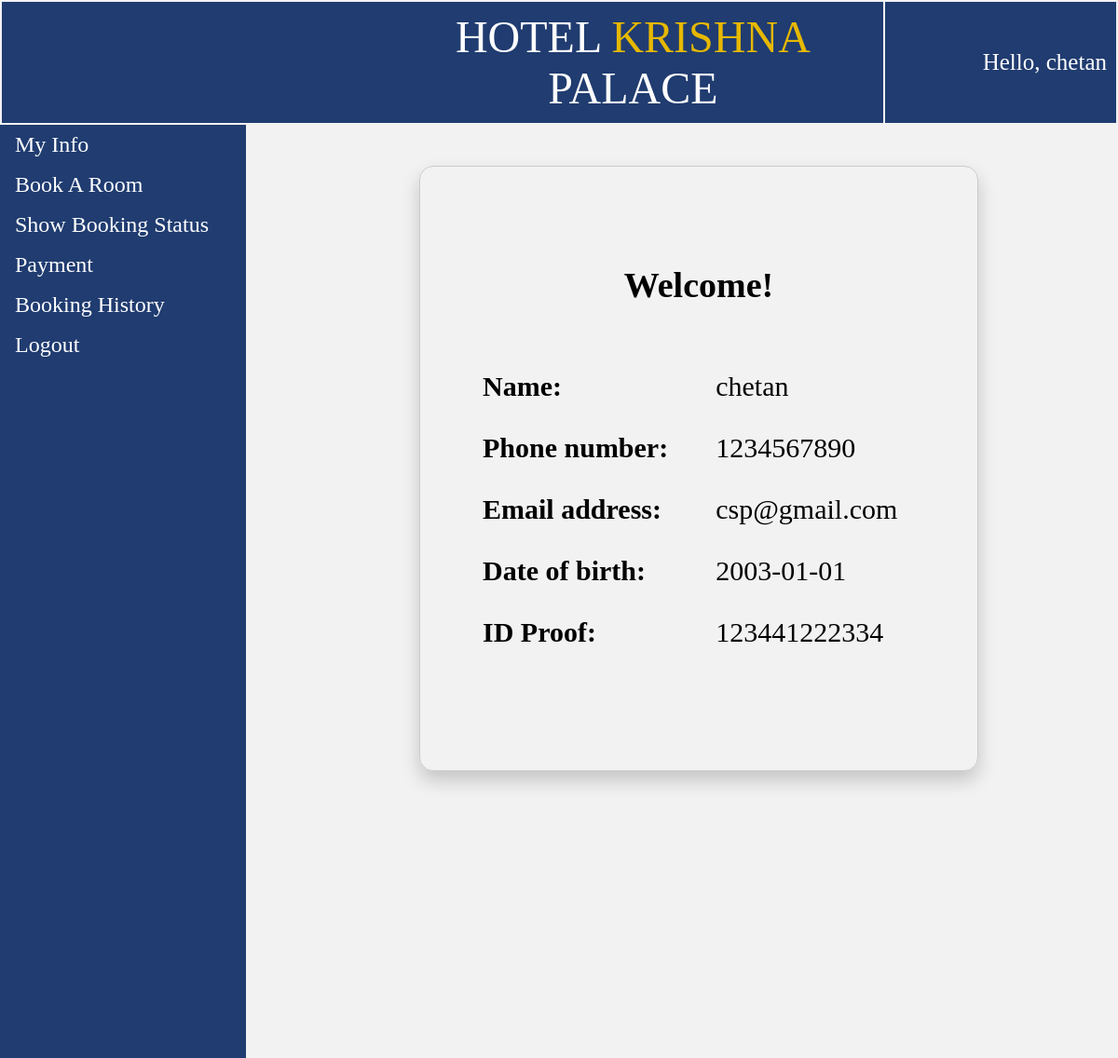
The page /user_view.php on the database its author committed.
### tables this page shows
CREATE TABLE `temp_session` (
  `phone` int(11) NOT NULL,
  `password` varchar(20) NOT NULL,
  `name` varchar(20) NOT NULL,
  `email` varchar(30) NOT NULL,
  `idproof` varchar(20) NOT NULL,
  `dob` date NOT NULL
);

### user_view.php (the view, shortened to what this page needs)
<!DOCTYPE html>
<html>
<head>
</head>
<body>
	<?php
		$conn = new mysqli("localhost","root","", "iwp");
		$sql = "SELECT * from temp_session";
		$result=mysqli_query($conn, $sql);
		$row=mysqli_fetch_row($result); ?>
	<table style="width: 100%;">
		<tr>
			<td id="td1" style="padding: 10px; font-size: 48px; position: sticky; z-index: 1; 	padding-left: 35%;">HOTEL <p style="color: #e6b800; display: inline;">KRISHNA</p> PALACE</td>
			<td id="td1" style="font-size: 25px; text-align: right;">Hello, <?php echo $row[2]; ?></td>
		</tr>
	</table>
	<ul>
		<li><a href="user_view.php">My Info</a></li>
		<li><a href="bookroom.php">Book A Room</a></li>
		<li><a href="user_room_status.php">Show Booking Status</a></li>
		<li><a href="user_payment.php">Payment</a></li>
		<li><a href="user_booking_history.php">Booking History</a></li>
		<li><a href="index.php">Logout</a></li>
	</ul>
	<div style="margin-left:25%;padding:1px 16px;height:1000px;">
			<table  class="basic_box decor">
				<tr>
					<td colspan="2"><p style="font-size: 38px; text-align: center;"><b>Welcome!</b></p>
				</td>
				<tr>
					<td><b>Name: </b></td>
					<td><?php echo $row[2] ?><br></td>
				</tr>
				<tr>
					<td><b>Phone number: </b></td>
					<td><?php echo $row[0] ?><br></td>
				</tr>
				<tr>
					<td><b>Email address: </b></td>
					<td><?php echo $row[3] ?><br></td>
				</tr>
				<tr>
					<td><b>Date of birth: </b></td>
					<td><?php echo $row[5] ?><br></td>
				</tr>
				<tr>
					<td><b>ID Proof: </b></td>
					<td><?php echo $row[4] ?><br></td>
				</tr>
				<tr><td></td></tr><tr><td></td></tr>
			</table>
	</div>
</body>
</html>

### user_view.php (style rules this page uses)
body { margin: 0; background: #f2f2f2; }
table { font-size: 30px; }
td { padding: 15px; }
#td1 { background-color: rgba(09,41,98,0.9); color: white; border: 10px; margin-top: -10px; padding: 10px; text-align: center; }
ul { margin: 0; padding: 0; width: 22%; font-size: 24px; background-color: rgba(09,41,98,0.9); text-decoration: none; position: fixed; height: 100%; overflow: auto; }
li { color: white; }
li a { display: block; color: white; padding: 8px 16px; text-decoration: none; }
.basic_box { border: 1px solid #ccc; border-radius: 15px; margin: auto; width: 600px; padding: 50px; box-shadow: 0 10px 20px rgba(0,0,0,0.19); }
.decor { font-family: Times New Roman; }

### rows shown on the page
temp_session: name "chetan", phone "1234567890", email "csp@gmail.com", dob "2003-01-01", idproof "123441222334"
